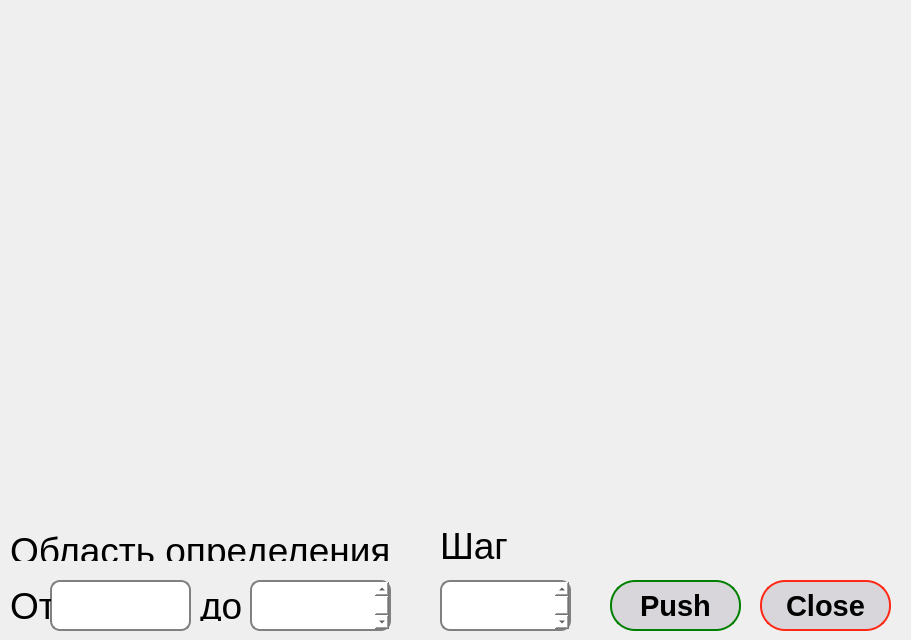
<?xml version="1.0" encoding="UTF-8"?>
<ui version="4.0">
 <class>graf_win</class>
 <widget class="QDialog" name="graf_win">
  <property name="geometry">
   <rect>
    <x>0</x>
    <y>0</y>
    <width>911</width>
    <height>640</height>
   </rect>
  </property>
  <property name="minimumSize">
   <size>
    <width>911</width>
    <height>640</height>
   </size>
  </property>
  <property name="maximumSize">
   <size>
    <width>911</width>
    <height>640</height>
   </size>
  </property>
  <property name="windowTitle">
   <string>Dialog</string>
  </property>
  <widget class="QCustomPlot" name="widget" native="true">
   <property name="geometry">
    <rect>
     <x>20</x>
     <y>20</y>
     <width>881</width>
     <height>501</height>
    </rect>
   </property>
   <property name="maximumSize">
    <size>
     <width>881</width>
     <height>501</height>
    </size>
   </property>
  </widget>
  <widget class="QTextEdit" name="domain_x_from">
   <property name="geometry">
    <rect>
     <x>50</x>
     <y>580</y>
     <width>141</width>
     <height>51</height>
    </rect>
   </property>
   <property name="maximumSize">
    <size>
     <width>181</width>
     <height>51</height>
    </size>
   </property>
   <property name="styleSheet">
    <string notr="true">	border: 2px solid gray;
	font: 28pt &quot;.AppleSystemUIFont&quot;;
 	border-radius: 10px;
	background-color: white;
</string>
   </property>
  </widget>
  <widget class="QTextEdit" name="domain_x_before">
   <property name="geometry">
    <rect>
     <x>250</x>
     <y>580</y>
     <width>141</width>
     <height>51</height>
    </rect>
   </property>
   <property name="maximumSize">
    <size>
     <width>181</width>
     <height>51</height>
    </size>
   </property>
   <property name="font">
    <font>
     <family>.AppleSystemUIFont</family>
     <pointsize>28</pointsize>
     <italic>false</italic>
     <bold>false</bold>
    </font>
   </property>
   <property name="styleSheet">
    <string notr="true">	border: 2px solid gray;
	font: 28pt &quot;.AppleSystemUIFont&quot;;
 	border-radius: 10px;
	background-color: white;
</string>
   </property>
  </widget>
  <widget class="QPushButton" name="pushButton_Exit">
   <property name="geometry">
    <rect>
     <x>760</x>
     <y>580</y>
     <width>131</width>
     <height>51</height>
    </rect>
   </property>
   <property name="maximumSize">
    <size>
     <width>131</width>
     <height>51</height>
    </size>
   </property>
   <property name="font">
    <font>
     <pointsize>22</pointsize>
     <bold>true</bold>
    </font>
   </property>
   <property name="styleSheet">
    <string notr="true">QPushButton {
	border: 2px solid rgb(255, 40, 21);
 	border-radius: 25px;
	background-color:rgb(216, 214, 218);
	margin: 0px
}

QPushButton:pressed {
	background-color: rgb(255, 40, 21);
	color: rgb(255, 255, 255);
}
</string>
   </property>
   <property name="text">
    <string>Close</string>
   </property>
  </widget>
  <widget class="QLabel" name="label">
   <property name="geometry">
    <rect>
     <x>10</x>
     <y>590</y>
     <width>41</width>
     <height>31</height>
    </rect>
   </property>
   <property name="maximumSize">
    <size>
     <width>71</width>
     <height>31</height>
    </size>
   </property>
   <property name="font">
    <font>
     <pointsize>28</pointsize>
    </font>
   </property>
   <property name="text">
    <string>От</string>
   </property>
  </widget>
  <widget class="QPushButton" name="pushButton_Push">
   <property name="geometry">
    <rect>
     <x>610</x>
     <y>580</y>
     <width>131</width>
     <height>51</height>
    </rect>
   </property>
   <property name="maximumSize">
    <size>
     <width>131</width>
     <height>51</height>
    </size>
   </property>
   <property name="font">
    <font>
     <pointsize>22</pointsize>
     <bold>true</bold>
    </font>
   </property>
   <property name="styleSheet">
    <string notr="true">QPushButton {
	border: 2px solid green;
 	border-radius: 25px;
	background-color:rgb(216, 214, 218);
	margin: 0px
}

QPushButton:pressed {
	background-color: green;
	color: white;
}</string>
   </property>
   <property name="text">
    <string>Push</string>
   </property>
  </widget>
  <widget class="QLabel" name="label_2">
   <property name="geometry">
    <rect>
     <x>200</x>
     <y>590</y>
     <width>41</width>
     <height>31</height>
    </rect>
   </property>
   <property name="maximumSize">
    <size>
     <width>81</width>
     <height>31</height>
    </size>
   </property>
   <property name="font">
    <font>
     <pointsize>28</pointsize>
    </font>
   </property>
   <property name="text">
    <string>до</string>
   </property>
  </widget>
  <widget class="QLabel" name="label_3">
   <property name="geometry">
    <rect>
     <x>10</x>
     <y>530</y>
     <width>381</width>
     <height>31</height>
    </rect>
   </property>
   <property name="maximumSize">
    <size>
     <width>600</width>
     <height>31</height>
    </size>
   </property>
   <property name="font">
    <font>
     <pointsize>28</pointsize>
    </font>
   </property>
   <property name="text">
    <string>&lt;html&gt;&lt;head/&gt;&lt;body&gt;&lt;p&gt;Область определения&lt;/p&gt;&lt;/body&gt;&lt;/html&gt;</string>
   </property>
  </widget>
  <widget class="QLabel" name="label_4">
   <property name="geometry">
    <rect>
     <x>440</x>
     <y>530</y>
     <width>71</width>
     <height>31</height>
    </rect>
   </property>
   <property name="maximumSize">
    <size>
     <width>311</width>
     <height>31</height>
    </size>
   </property>
   <property name="font">
    <font>
     <pointsize>28</pointsize>
    </font>
   </property>
   <property name="text">
    <string>Шаг</string>
   </property>
  </widget>
  <widget class="QTextEdit" name="step">
   <property name="geometry">
    <rect>
     <x>440</x>
     <y>580</y>
     <width>131</width>
     <height>51</height>
    </rect>
   </property>
   <property name="maximumSize">
    <size>
     <width>181</width>
     <height>51</height>
    </size>
   </property>
   <property name="font">
    <font>
     <family>.AppleSystemUIFont</family>
     <pointsize>28</pointsize>
     <italic>false</italic>
     <bold>false</bold>
    </font>
   </property>
   <property name="styleSheet">
    <string notr="true">	border: 2px solid gray;
	font: 28pt &quot;.AppleSystemUIFont&quot;;
 	border-radius: 10px;
	background-color: white;
</string>
   </property>
  </widget>
 </widget>
 <customwidgets>
  <customwidget>
   <class>QCustomPlot</class>
   <extends>QWidget</extends>
   <header>qcustomplot.h</header>
   <container>1</container>
  </customwidget>
 </customwidgets>
 <resources/>
 <connections/>
</ui>
